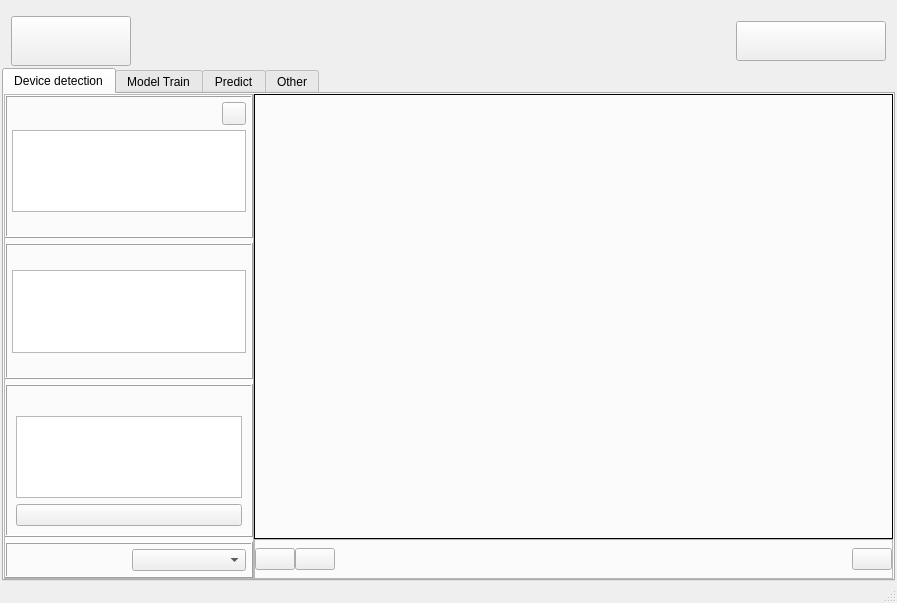
<?xml version="1.0" encoding="UTF-8"?>
<ui version="4.0">
 <class>yolo</class>
 <widget class="QMainWindow" name="yolo">
  <property name="geometry">
   <rect>
    <x>0</x>
    <y>0</y>
    <width>897</width>
    <height>603</height>
   </rect>
  </property>
  <property name="windowTitle">
   <string>MainWindow</string>
  </property>
  <widget class="QWidget" name="centralwidget">
   <layout class="QVBoxLayout" name="verticalLayout_11">
    <property name="spacing">
     <number>2</number>
    </property>
    <property name="leftMargin">
     <number>2</number>
    </property>
    <property name="topMargin">
     <number>0</number>
    </property>
    <property name="rightMargin">
     <number>2</number>
    </property>
    <property name="bottomMargin">
     <number>0</number>
    </property>
    <item>
     <widget class="QLabel" name="label_top"/>
    </item>
    <item>
     <layout class="QHBoxLayout" name="horizontalLayout">
      <property name="leftMargin">
       <number>9</number>
      </property>
      <property name="rightMargin">
       <number>9</number>
      </property>
      <item>
       <widget class="QPushButton" name="btn_rexlogo">
        <property name="minimumSize">
         <size>
          <width>120</width>
          <height>50</height>
         </size>
        </property>
        <property name="maximumSize">
         <size>
          <width>120</width>
          <height>16777215</height>
         </size>
        </property>
        <property name="focusPolicy">
         <enum>Qt::NoFocus</enum>
        </property>
       </widget>
      </item>
      <item>
       <widget class="QLabel" name="label_title">
        <property name="font">
         <font>
          <pointsize>30</pointsize>
          <weight>75</weight>
          <bold>true</bold>
         </font>
        </property>
        <property name="alignment">
         <set>Qt::AlignCenter</set>
        </property>
       </widget>
      </item>
      <item>
       <widget class="QPushButton" name="btn_teflogo">
        <property name="minimumSize">
         <size>
          <width>150</width>
          <height>40</height>
         </size>
        </property>
        <property name="maximumSize">
         <size>
          <width>65</width>
          <height>16777215</height>
         </size>
        </property>
        <property name="focusPolicy">
         <enum>Qt::NoFocus</enum>
        </property>
       </widget>
      </item>
     </layout>
    </item>
    <item>
     <widget class="QTabWidget" name="tabWidget">
      <property name="currentIndex">
       <number>0</number>
      </property>
      <widget class="QWidget" name="tab">
       <attribute name="title">
        <string>Device detection</string>
       </attribute>
       <layout class="QGridLayout" name="gridLayout_2">
        <property name="leftMargin">
         <number>0</number>
        </property>
        <property name="topMargin">
         <number>0</number>
        </property>
        <property name="rightMargin">
         <number>0</number>
        </property>
        <property name="bottomMargin">
         <number>0</number>
        </property>
        <property name="spacing">
         <number>0</number>
        </property>
        <item row="0" column="0">
         <layout class="QHBoxLayout" name="horizontalLayout_14">
          <item>
           <widget class="QFrame" name="frame_tab1_menu">
            <property name="maximumSize">
             <size>
              <width>250</width>
              <height>16777215</height>
             </size>
            </property>
            <property name="frameShape">
             <enum>QFrame::StyledPanel</enum>
            </property>
            <property name="frameShadow">
             <enum>QFrame::Raised</enum>
            </property>
            <layout class="QVBoxLayout" name="verticalLayout_5">
             <property name="spacing">
              <number>5</number>
             </property>
             <property name="leftMargin">
              <number>0</number>
             </property>
             <property name="topMargin">
              <number>0</number>
             </property>
             <property name="rightMargin">
              <number>0</number>
             </property>
             <property name="bottomMargin">
              <number>0</number>
             </property>
             <item>
              <widget class="QFrame" name="frame_tab1_camera_check">
               <property name="frameShape">
                <enum>QFrame::Box</enum>
               </property>
               <property name="frameShadow">
                <enum>QFrame::Raised</enum>
               </property>
               <layout class="QVBoxLayout" name="verticalLayout">
                <property name="spacing">
                 <number>5</number>
                </property>
                <property name="leftMargin">
                 <number>5</number>
                </property>
                <property name="topMargin">
                 <number>5</number>
                </property>
                <property name="rightMargin">
                 <number>5</number>
                </property>
                <property name="bottomMargin">
                 <number>5</number>
                </property>
                <item>
                 <layout class="QHBoxLayout" name="horizontalLayout_2">
                  <item>
                   <widget class="QLabel" name="label_tab1_camera_check_title">
                    <property name="font">
                     <font>
                      <pointsize>10</pointsize>
                      <weight>75</weight>
                      <bold>true</bold>
                     </font>
                    </property>
                   </widget>
                  </item>
                  <item>
                   <widget class="QToolButton" name="btn_tab1_refresh_camera">
                    <property name="toolTip">
                     <string>Refresh</string>
                    </property>
                    <property name="text">
                     <string/>
                    </property>
                   </widget>
                  </item>
                 </layout>
                </item>
                <item>
                 <widget class="QListWidget" name="listWidget_tab1_camera_check">
                  <property name="font">
                   <font>
                    <pointsize>10</pointsize>
                   </font>
                  </property>
                 </widget>
                </item>
                <item>
                 <widget class="QLabel" name="label_tab1_camera_check_des">
                  <property name="font">
                   <font>
                    <pointsize>9</pointsize>
                    <weight>75</weight>
                    <italic>true</italic>
                    <bold>true</bold>
                   </font>
                  </property>
                 </widget>
                </item>
               </layout>
              </widget>
             </item>
             <item>
              <widget class="QFrame" name="frame_tab1_gpu_check_2">
               <property name="frameShape">
                <enum>QFrame::Box</enum>
               </property>
               <property name="frameShadow">
                <enum>QFrame::Raised</enum>
               </property>
               <layout class="QVBoxLayout" name="verticalLayout_2">
                <property name="spacing">
                 <number>5</number>
                </property>
                <property name="leftMargin">
                 <number>5</number>
                </property>
                <property name="topMargin">
                 <number>5</number>
                </property>
                <property name="rightMargin">
                 <number>5</number>
                </property>
                <property name="bottomMargin">
                 <number>5</number>
                </property>
                <item>
                 <widget class="QLabel" name="label_tab1_gpu_check_title">
                  <property name="font">
                   <font>
                    <pointsize>10</pointsize>
                    <weight>75</weight>
                    <bold>true</bold>
                   </font>
                  </property>
                 </widget>
                </item>
                <item>
                 <widget class="QListWidget" name="listWidget_tab1_gpu_check">
                  <property name="font">
                   <font>
                    <pointsize>10</pointsize>
                   </font>
                  </property>
                 </widget>
                </item>
                <item>
                 <widget class="QLabel" name="label_tab1_gpu_check_des">
                  <property name="font">
                   <font>
                    <pointsize>9</pointsize>
                    <weight>75</weight>
                    <italic>true</italic>
                    <bold>true</bold>
                   </font>
                  </property>
                 </widget>
                </item>
               </layout>
              </widget>
             </item>
             <item>
              <widget class="QFrame" name="frame">
               <property name="frameShape">
                <enum>QFrame::Box</enum>
               </property>
               <property name="frameShadow">
                <enum>QFrame::Raised</enum>
               </property>
               <layout class="QVBoxLayout" name="verticalLayout_3">
                <item>
                 <widget class="QLabel" name="label_tab1_savepicture_pathtitle">
                  <property name="font">
                   <font>
                    <pointsize>10</pointsize>
                    <weight>75</weight>
                    <bold>true</bold>
                   </font>
                  </property>
                 </widget>
                </item>
                <item>
                 <widget class="QPlainTextEdit" name="plainTextEdit_tab1_savepicture_path"/>
                </item>
                <item>
                 <widget class="QPushButton" name="btn_tab1_savepicture_path"/>
                </item>
               </layout>
              </widget>
             </item>
             <item>
              <widget class="QFrame" name="frame_2">
               <property name="frameShape">
                <enum>QFrame::Box</enum>
               </property>
               <property name="frameShadow">
                <enum>QFrame::Raised</enum>
               </property>
               <layout class="QVBoxLayout" name="verticalLayout_4">
                <property name="spacing">
                 <number>5</number>
                </property>
                <property name="leftMargin">
                 <number>5</number>
                </property>
                <property name="topMargin">
                 <number>5</number>
                </property>
                <property name="rightMargin">
                 <number>5</number>
                </property>
                <property name="bottomMargin">
                 <number>5</number>
                </property>
                <item>
                 <layout class="QHBoxLayout" name="horizontalLayout_3">
                  <item>
                   <widget class="QLabel" name="label_tab1_px">
                    <property name="font">
                     <font>
                      <pointsize>10</pointsize>
                      <weight>75</weight>
                      <bold>true</bold>
                     </font>
                    </property>
                   </widget>
                  </item>
                  <item>
                   <widget class="QComboBox" name="comboBox_tab1_px"/>
                  </item>
                 </layout>
                </item>
               </layout>
              </widget>
             </item>
            </layout>
           </widget>
          </item>
          <item>
           <layout class="QVBoxLayout" name="verticalLayout_10">
            <property name="spacing">
             <number>0</number>
            </property>
            <item>
             <widget class="QLabel" name="label_tab1_camera_win">
              <property name="frameShape">
               <enum>QFrame::Box</enum>
              </property>
              <property name="alignment">
               <set>Qt::AlignCenter</set>
              </property>
             </widget>
            </item>
            <item>
             <widget class="QFrame" name="frame_5">
              <property name="maximumSize">
               <size>
                <width>16777215</width>
                <height>40</height>
               </size>
              </property>
              <property name="frameShape">
               <enum>QFrame::StyledPanel</enum>
              </property>
              <property name="frameShadow">
               <enum>QFrame::Raised</enum>
              </property>
              <layout class="QHBoxLayout" name="horizontalLayout_13">
               <property name="spacing">
                <number>0</number>
               </property>
               <property name="leftMargin">
                <number>0</number>
               </property>
               <property name="topMargin">
                <number>0</number>
               </property>
               <property name="rightMargin">
                <number>0</number>
               </property>
               <property name="bottomMargin">
                <number>0</number>
               </property>
               <item>
                <widget class="QPushButton" name="btn_tab1_opencamera"/>
               </item>
               <item>
                <widget class="QPushButton" name="btn_tab1_takepicture"/>
               </item>
               <item>
                <spacer name="horizontalSpacer_4">
                 <property name="orientation">
                  <enum>Qt::Horizontal</enum>
                 </property>
                 <property name="sizeHint" stdset="0">
                  <size>
                   <width>40</width>
                   <height>20</height>
                  </size>
                 </property>
                </spacer>
               </item>
               <item>
                <widget class="QPushButton" name="btn_tab1_closecamera"/>
               </item>
              </layout>
             </widget>
            </item>
           </layout>
          </item>
         </layout>
        </item>
       </layout>
      </widget>
      <widget class="QWidget" name="tab_2">
       <attribute name="title">
        <string>Model Train</string>
       </attribute>
       <layout class="QVBoxLayout" name="verticalLayout_7">
        <property name="spacing">
         <number>0</number>
        </property>
        <property name="leftMargin">
         <number>0</number>
        </property>
        <property name="topMargin">
         <number>0</number>
        </property>
        <property name="rightMargin">
         <number>0</number>
        </property>
        <property name="bottomMargin">
         <number>0</number>
        </property>
       </layout>
      </widget>
      <widget class="QWidget" name="tab_3">
       <attribute name="title">
        <string>Predict</string>
       </attribute>
       <layout class="QGridLayout" name="gridLayout_8">
        <property name="leftMargin">
         <number>0</number>
        </property>
        <property name="topMargin">
         <number>0</number>
        </property>
        <property name="rightMargin">
         <number>0</number>
        </property>
        <property name="bottomMargin">
         <number>0</number>
        </property>
        <property name="spacing">
         <number>0</number>
        </property>
        <item row="0" column="0">
         <layout class="QHBoxLayout" name="horizontalLayout_10">
          <item>
           <widget class="QGroupBox" name="groupBox_tab3_setting">
            <property name="maximumSize">
             <size>
              <width>200</width>
              <height>16777215</height>
             </size>
            </property>
            <property name="title">
             <string>GroupBox</string>
            </property>
            <layout class="QVBoxLayout" name="verticalLayout_8">
             <property name="spacing">
              <number>3</number>
             </property>
             <property name="leftMargin">
              <number>5</number>
             </property>
             <property name="topMargin">
              <number>0</number>
             </property>
             <property name="rightMargin">
              <number>5</number>
             </property>
             <property name="bottomMargin">
              <number>0</number>
             </property>
             <item>
              <layout class="QHBoxLayout" name="horizontalLayout_16">
               <item>
                <widget class="QToolButton" name="btn_tab3_save_records">
                 <property name="text">
                  <string>...</string>
                 </property>
                </widget>
               </item>
               <item>
                <spacer name="horizontalSpacer_5">
                 <property name="orientation">
                  <enum>Qt::Horizontal</enum>
                 </property>
                 <property name="sizeHint" stdset="0">
                  <size>
                   <width>40</width>
                   <height>20</height>
                  </size>
                 </property>
                </spacer>
               </item>
               <item>
                <widget class="QToolButton" name="btn_tab3_clear_records">
                 <property name="text">
                  <string>...</string>
                 </property>
                </widget>
               </item>
              </layout>
             </item>
             <item>
              <widget class="QListWidget" name="listWidget_tab3_result">
               <property name="font">
                <font>
                 <pointsize>12</pointsize>
                </font>
               </property>
              </widget>
             </item>
             <item>
              <layout class="QHBoxLayout" name="horizontalLayout_15">
               <item>
                <widget class="QLabel" name="label_tab3_selectmodel">
                 <property name="maximumSize">
                  <size>
                   <width>60</width>
                   <height>16777215</height>
                  </size>
                 </property>
                 <property name="font">
                  <font>
                   <pointsize>10</pointsize>
                   <weight>75</weight>
                   <bold>true</bold>
                  </font>
                 </property>
                 <property name="text">
                  <string>TextLabel</string>
                 </property>
                </widget>
               </item>
               <item>
                <widget class="QComboBox" name="comboBox_tab3_model"/>
               </item>
               <item>
                <widget class="QToolButton" name="btn_tab3_refresh_model"/>
               </item>
              </layout>
             </item>
             <item>
              <widget class="QPushButton" name="btn_tab3_start"/>
             </item>
             <item>
              <widget class="QCheckBox" name="checkBox_tab3_continuous_detect">
               <property name="enabled">
                <bool>false</bool>
               </property>
               <property name="font">
                <font>
                 <pointsize>12</pointsize>
                </font>
               </property>
              </widget>
             </item>
             <item>
              <spacer name="verticalSpacer_2">
               <property name="orientation">
                <enum>Qt::Vertical</enum>
               </property>
               <property name="sizeType">
                <enum>QSizePolicy::Preferred</enum>
               </property>
               <property name="sizeHint" stdset="0">
                <size>
                 <width>20</width>
                 <height>40</height>
                </size>
               </property>
              </spacer>
             </item>
             <item>
              <widget class="QPushButton" name="btn_tab3_manual_predict"/>
             </item>
             <item>
              <widget class="Line" name="line">
               <property name="orientation">
                <enum>Qt::Horizontal</enum>
               </property>
              </widget>
             </item>
             <item>
              <widget class="QPushButton" name="btn_tab3_cancleWarn"/>
             </item>
            </layout>
           </widget>
          </item>
          <item>
           <widget class="QScrollArea" name="scrollArea">
            <property name="widgetResizable">
             <bool>true</bool>
            </property>
            <widget class="QWidget" name="scrollAreaWidgetContents_2">
             <property name="geometry">
              <rect>
               <x>0</x>
               <y>0</y>
               <width>677</width>
               <height>455</height>
              </rect>
             </property>
             <layout class="QVBoxLayout" name="verticalLayout_9">
              <property name="spacing">
               <number>0</number>
              </property>
              <property name="leftMargin">
               <number>0</number>
              </property>
              <property name="topMargin">
               <number>0</number>
              </property>
              <property name="rightMargin">
               <number>0</number>
              </property>
              <property name="bottomMargin">
               <number>0</number>
              </property>
              <item>
               <widget class="QFrame" name="frame_3">
                <property name="maximumSize">
                 <size>
                  <width>16777215</width>
                  <height>82</height>
                 </size>
                </property>
                <property name="frameShape">
                 <enum>QFrame::StyledPanel</enum>
                </property>
                <property name="frameShadow">
                 <enum>QFrame::Raised</enum>
                </property>
                <layout class="QHBoxLayout" name="horizontalLayout_11">
                 <property name="leftMargin">
                  <number>0</number>
                 </property>
                 <property name="topMargin">
                  <number>0</number>
                 </property>
                 <property name="rightMargin">
                  <number>0</number>
                 </property>
                 <property name="bottomMargin">
                  <number>0</number>
                 </property>
                 <item>
                  <widget class="QLabel" name="label_tab3_result_name">
                   <property name="font">
                    <font>
                     <pointsize>15</pointsize>
                     <weight>75</weight>
                     <italic>true</italic>
                     <bold>true</bold>
                    </font>
                   </property>
                   <property name="alignment">
                    <set>Qt::AlignBottom|Qt::AlignLeading|Qt::AlignLeft</set>
                   </property>
                  </widget>
                 </item>
                 <item>
                  <spacer name="horizontalSpacer_2">
                   <property name="orientation">
                    <enum>Qt::Horizontal</enum>
                   </property>
                   <property name="sizeHint" stdset="0">
                    <size>
                     <width>40</width>
                     <height>20</height>
                    </size>
                   </property>
                  </spacer>
                 </item>
                 <item>
                  <widget class="QLabel" name="label_tab3_loop">
                   <property name="minimumSize">
                    <size>
                     <width>80</width>
                     <height>0</height>
                    </size>
                   </property>
                   <property name="font">
                    <font>
                     <pointsize>19</pointsize>
                     <weight>75</weight>
                     <bold>true</bold>
                    </font>
                   </property>
                   <property name="styleSheet">
                    <string notr="true">background-color: rgb(0, 136, 74);
border-radius:40px;
color:#fff;</string>
                   </property>
                   <property name="text">
                    <string>New</string>
                   </property>
                   <property name="alignment">
                    <set>Qt::AlignCenter</set>
                   </property>
                  </widget>
                 </item>
                 <item>
                  <widget class="QLabel" name="label_tab3_result">
                   <property name="minimumSize">
                    <size>
                     <width>100</width>
                     <height>80</height>
                    </size>
                   </property>
                   <property name="maximumSize">
                    <size>
                     <width>150</width>
                     <height>80</height>
                    </size>
                   </property>
                   <property name="font">
                    <font>
                     <pointsize>35</pointsize>
                     <weight>75</weight>
                     <bold>true</bold>
                    </font>
                   </property>
                   <property name="styleSheet">
                    <string notr="true">background-color:#ffcf00;</string>
                   </property>
                   <property name="frameShape">
                    <enum>QFrame::Box</enum>
                   </property>
                   <property name="alignment">
                    <set>Qt::AlignCenter</set>
                   </property>
                  </widget>
                 </item>
                </layout>
               </widget>
              </item>
              <item>
               <layout class="QHBoxLayout" name="horizontalLayout_12">
                <property name="spacing">
                 <number>3</number>
                </property>
                <item>
                 <widget class="QFrame" name="frame_tab3_camera_win">
                  <property name="frameShape">
                   <enum>QFrame::Box</enum>
                  </property>
                  <property name="frameShadow">
                   <enum>QFrame::Sunken</enum>
                  </property>
                  <layout class="QGridLayout" name="gridLayout_9">
                   <property name="leftMargin">
                    <number>0</number>
                   </property>
                   <property name="topMargin">
                    <number>0</number>
                   </property>
                   <property name="rightMargin">
                    <number>0</number>
                   </property>
                   <property name="bottomMargin">
                    <number>0</number>
                   </property>
                   <item row="0" column="0">
                    <widget class="QLabel" name="label_tab3_camera_win">
                     <property name="minimumSize">
                      <size>
                       <width>20</width>
                       <height>0</height>
                      </size>
                     </property>
                     <property name="alignment">
                      <set>Qt::AlignCenter</set>
                     </property>
                    </widget>
                   </item>
                  </layout>
                 </widget>
                </item>
                <item>
                 <widget class="QFrame" name="frame_tab3_picture_win">
                  <property name="frameShape">
                   <enum>QFrame::Box</enum>
                  </property>
                  <property name="frameShadow">
                   <enum>QFrame::Sunken</enum>
                  </property>
                  <layout class="QGridLayout" name="gridLayout_10">
                   <property name="leftMargin">
                    <number>0</number>
                   </property>
                   <property name="topMargin">
                    <number>0</number>
                   </property>
                   <property name="rightMargin">
                    <number>0</number>
                   </property>
                   <property name="bottomMargin">
                    <number>0</number>
                   </property>
                   <item row="0" column="0">
                    <widget class="QLabel" name="label_tab3_picture_win"/>
                   </item>
                  </layout>
                 </widget>
                </item>
               </layout>
              </item>
              <item>
               <widget class="QFrame" name="frame_4">
                <property name="maximumSize">
                 <size>
                  <width>16777215</width>
                  <height>50</height>
                 </size>
                </property>
                <property name="frameShape">
                 <enum>QFrame::StyledPanel</enum>
                </property>
                <property name="frameShadow">
                 <enum>QFrame::Raised</enum>
                </property>
                <layout class="QHBoxLayout" name="horizontalLayout_17">
                 <property name="leftMargin">
                  <number>0</number>
                 </property>
                 <property name="topMargin">
                  <number>0</number>
                 </property>
                 <property name="rightMargin">
                  <number>0</number>
                 </property>
                 <property name="bottomMargin">
                  <number>0</number>
                 </property>
                 <item>
                  <layout class="QHBoxLayout" name="horizontalLayout_pause">
                   <item>
                    <widget class="QToolButton" name="radioButton_tab3_continue">
                     <property name="font">
                      <font>
                       <pointsize>20</pointsize>
                       <weight>75</weight>
                       <bold>true</bold>
                      </font>
                     </property>
                     <property name="toolTip">
                      <string>0</string>
                     </property>
                    </widget>
                   </item>
                   <item>
                    <widget class="QToolButton" name="radioButton_tab3_pausereset">
                     <property name="font">
                      <font>
                       <pointsize>20</pointsize>
                       <weight>75</weight>
                       <bold>true</bold>
                      </font>
                     </property>
                     <property name="toolTip">
                      <string>1</string>
                     </property>
                    </widget>
                   </item>
                   <item>
                    <widget class="QToolButton" name="radioButton_tab3_pause">
                     <property name="font">
                      <font>
                       <pointsize>20</pointsize>
                       <weight>75</weight>
                       <bold>true</bold>
                      </font>
                     </property>
                     <property name="toolTip">
                      <string>2</string>
                     </property>
                    </widget>
                   </item>
                  </layout>
                 </item>
                 <item>
                  <spacer name="horizontalSpacer_3">
                   <property name="orientation">
                    <enum>Qt::Horizontal</enum>
                   </property>
                   <property name="sizeHint" stdset="0">
                    <size>
                     <width>40</width>
                     <height>20</height>
                    </size>
                   </property>
                  </spacer>
                 </item>
                 <item>
                  <widget class="QPushButton" name="btn_tab3_clear_picture_win"/>
                 </item>
                 <item>
                  <widget class="QPushButton" name="btn_tab3_changeerror"/>
                 </item>
                 <item>
                  <widget class="QComboBox" name="comboBox_tab3_results"/>
                 </item>
                </layout>
               </widget>
              </item>
             </layout>
            </widget>
           </widget>
          </item>
         </layout>
        </item>
       </layout>
      </widget>
      <widget class="QWidget" name="tab_4">
       <attribute name="title">
        <string>Other</string>
       </attribute>
       <layout class="QGridLayout" name="gridLayout">
        <item row="2" column="0">
         <spacer name="verticalSpacer_3">
          <property name="orientation">
           <enum>Qt::Vertical</enum>
          </property>
          <property name="sizeHint" stdset="0">
           <size>
            <width>20</width>
            <height>40</height>
           </size>
          </property>
         </spacer>
        </item>
        <item row="0" column="1">
         <widget class="QPushButton" name="btn_tab4_jsontoyolo"/>
        </item>
        <item row="1" column="0">
         <widget class="QPushButton" name="btn_tab4_other2"/>
        </item>
        <item row="0" column="0">
         <widget class="QPushButton" name="btn_tab4_labelme"/>
        </item>
        <item row="0" column="2">
         <spacer name="horizontalSpacer_6">
          <property name="orientation">
           <enum>Qt::Horizontal</enum>
          </property>
          <property name="sizeHint" stdset="0">
           <size>
            <width>40</width>
            <height>20</height>
           </size>
          </property>
         </spacer>
        </item>
       </layout>
      </widget>
     </widget>
    </item>
   </layout>
  </widget>
  <widget class="QMenuBar" name="menubar">
   <property name="geometry">
    <rect>
     <x>0</x>
     <y>0</y>
     <width>897</width>
     <height>25</height>
    </rect>
   </property>
  </widget>
  <widget class="QStatusBar" name="statusbar"/>
 </widget>
 <resources/>
 <connections/>
</ui>
